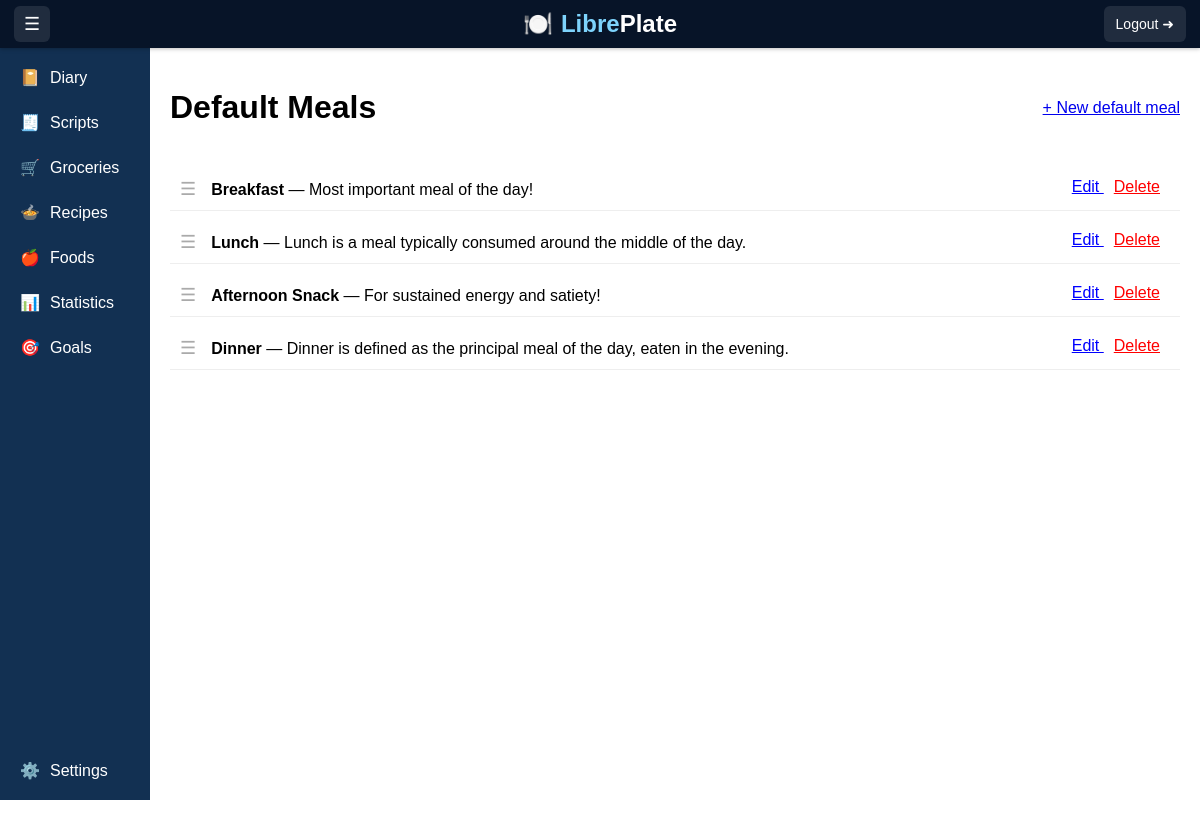
The page /settings/default_meals/ (signed in) on the database its author committed.
### settings/models.py (models this page shows, shortened)
class DefaultMeal(models.Model):
    name = models.CharField(max_length=255)
    order = models.PositiveIntegerField(default=0)
    description = models.TextField(blank=True, null=True)
    user = models.ForeignKey(
        User, on_delete=models.CASCADE, related_name="default_meals"
    )
    class Meta:
        ordering = ["order"]

### settings/views.py (the view)
# urls.py: path("default_meals/", views.default_meals, name="default_meals"),
@login_required
def default_meals(request):
    default_meals = DefaultMeal.objects.all()
    context = {"default_meals": default_meals}
    return render(request, "settings/default_meals/default_meals.html", context)

### settings/templates/settings/default_meals/default_meals.html (shortened to what this page needs)
{% extends 'base.html' %}
{% block content %}
<div class="container">
    <div class="page-header">
        <h1>Default Meals</h1>
        <a href="{% url 'create_default_meal' %}" class="header-btn primary">
            + New default meal
        </a>
    </div>
    {% if default_meals %}
    <ul id="default-meal-list">
        {% for default_meal in default_meals %}
        <li
            draggable="true"
            data-id="{{ default_meal.id }}"
            class="default-meal-item"
        >
            <span class="drag-handle">
                ☰
            </span>
            <strong>
                {{ default_meal.name }}
            </strong>
            {% if default_meal.description %}
                — {{ default_meal.description }}
            {% endif %}
            <span class="default-meal-actions">
                {% if default_meal.user == user %}
                    <a href="{% url 'edit_default_meal' default_meal.pk %}"
                       class="edit-link">
                        Edit
                    </a>
                    <a href="{% url 'delete_default_meal' default_meal.pk %}"
                       class="delete-link">
                        Delete
                    </a>
                {% elif default_meal.user is None %}
                    <em>(Global DefaultMeal)</em>
                {% endif %}
            </span>
        </li>
        {% endfor %}
    </ul>
    {% else %}
        <p>No default_meals available.</p>
    {% endif %}
</div>
{% endblock %}

### templates/base.html (style rules this page uses)
.page-header { display: flex; justify-content: space-between; align-items: center; margin-bottom: 20px; gap: 20px; }
html, body { margin: 0; height: 100%; font-family: Arial, sans-serif; }
body { margin: 0; height: 100vh; }

### settings/templates/settings/default_meals/default_meals.html (style rules this page uses)
#default-meal-list { list-style:none; padding:0; }
.default-meal-item { cursor:grab; margin-bottom:10px; padding:10px; border-bottom:1px solid #eee; background:#fff; }
.drag-handle { color:#aaa; margin-right:10px; cursor:grab; font-size:18px; }
.default-meal-actions { float:right; }
.edit-link { color:blue; margin-right:10px; }
.delete-link { color:red; margin-right:10px; }

### rows shown on the page
DefaultMeal: name "Breakfast", description "Most important meal of the day!", shows "Edit"
DefaultMeal: name "Lunch", description "Lunch is a meal typically consumed around the middle of the day.", shows "Edit"
DefaultMeal: name "Afternoon Snack", description "For sustained energy and satiety!", shows "Edit"
DefaultMeal: name "Dinner", description "Dinner is defined as the principal meal of the day, eaten in the evening.", shows "Edit"
